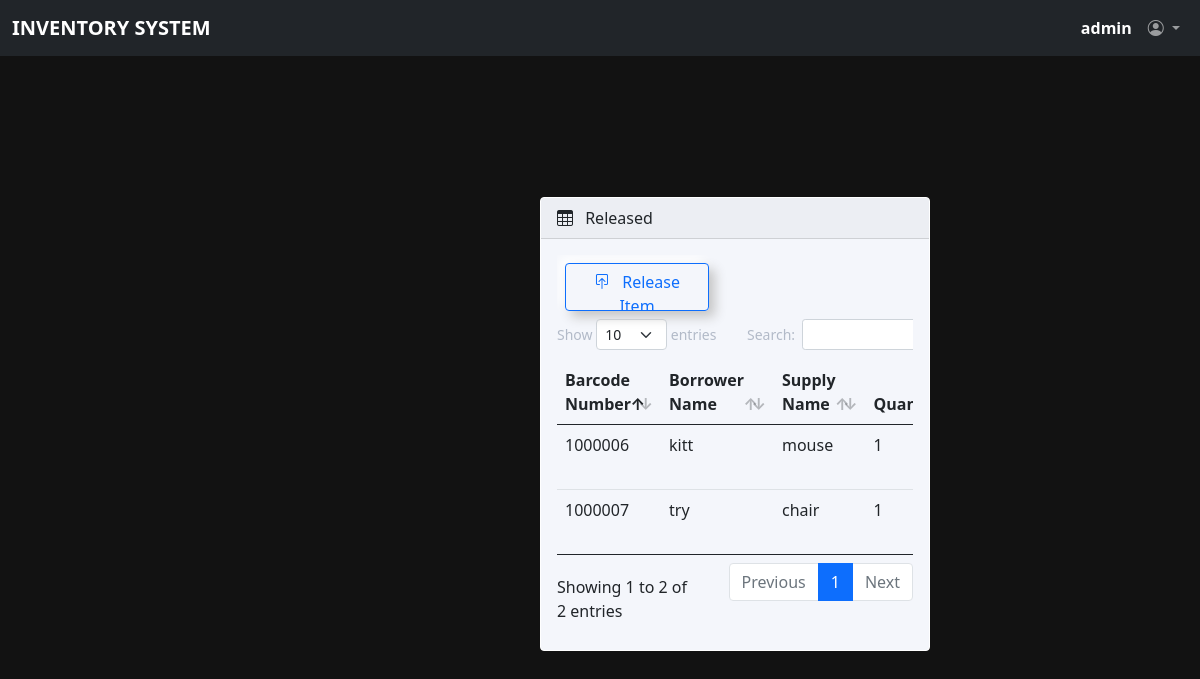
Page /admin/Treleased.php (signed in) on the committed database.
### tables this page shows
CREATE TABLE `transactions` (
  `id` int(11) NOT NULL AUTO_INCREMENT,
  `barcode` varchar(50) NOT NULL,
  `quantity` int(11) NOT NULL,
  `borrower_name` varchar(255) NOT NULL,
  `supply_name` varchar(255) NOT NULL,
  `date_released` datetime NOT NULL,
  `date_returned` datetime DEFAULT NULL,
  PRIMARY KEY (`id`)
);

### admin/Treleased.php (the view, shortened to what this page needs)
<?php
include "../dbcon.php";
?>
<!DOCTYPE html>
<html lang="en">
<head>
  <link rel="stylesheet" href="css/bootstrap.min.css" />
  <link rel="stylesheet" href="https://cdn.jsdelivr.net/npm/bootstrap-icons@1.4.1/font/bootstrap-icons.css" />
  <link rel="stylesheet" href="css/dataTables.bootstrap5.min.css" />
  <link rel="stylesheet" href="css/style.css" />
</head>
<body class="fixed-left">
  <?php include('includes/navbar.php'); ?>
  <?php include('includes/sidebar.php'); ?>
  <main class="mt-5 pt-3">
    <div class="container-fluid">
      <div class="row">
        <div class="col-md-12 mb-3">
          <div class="card">
            <div class="card-header">
              <span><i class="bi bi-table me-2"></i></span> Released
            </div>
            <div class="card-body">
              <div class="table-responsive">
                <table id="example" class="table table-hover data-table" style="width: 100%">
                  <div class="m-2">
                    <button type="button" id="myBtn" class="btn btn-outline-primary">
                      <span class="me-2"><i class="bi bi-box-arrow-in-up"></i></span>
                      Release Item
                    </button>
                  </div>
                  <thead class>
                    <tr>
                      <th>Barcode Number</th>
                      <th>Borrower Name</th>
                      <th>Supply Name</th>
                      <th>Quantity</th>
                    </tr>
                  </thead>
                  <tbody>
                    <?php
                    $sql = "SELECT * FROM transactions WHERE date_released IS NOT NULL;";
                    $actresult = mysqli_query($conn, $sql);
                    while ($result = mysqli_fetch_assoc($actresult)) {
                    ?>
                      <tr>
                        <td>
                          <?php echo $result['barcode']; ?>
                        </td>
                        <td>
                          <?php echo $result['borrower_name']; ?>
                        </td>
                        <td>
                          <?php echo $result['supply_name']; ?>
                        </td>
                        <td>
                          <?php echo $result['quantity']; ?>
                        </td>
                      </tr>
                    <?php
                    }
                    ?>
                  </tbody>
                </table>
              </div>
            </div>
          </div>
        </div>
      </div>
    </div>
  </main>
</body>
</html>

### style.css (style rules this page uses)
body { display:flex; flex-direction:column; justify-content:center; min-height:100vh; align-items: center; background-color: #121212; }
.card { width: 390px; height: 454px; background: #F4F6FB; border: 1px solid white; }
button { color: #735F32; width: 9em; height: 3em; border-radius: 50em; font-size: 15px; font-family: inherit; border: none; position: relative; overflow: hidden; z-index: 1; box-shadow: 6px 6px 12px #c5c5c5, -6px -6px 12px #ffffff; text-decoration: none; display: inline-block; }
button::before { content: ''; width: 0; height: 3em; border-radius: 50em; position: absolute; top: 0; left: 0; background-image: linear-gradient(to right, #0fd850 0%, #f9f047 100%); transition: .5s ease; display: block; z-index: -1; }

### rows in the picture
transactions: barcode "1000006", borrower_name "kitt", supply_name "mouse", quantity "1"
transactions: barcode "1000007", borrower_name "try", supply_name "chair", quantity "1"

### other values in the picture
$_SESSION['username'] "admin"
